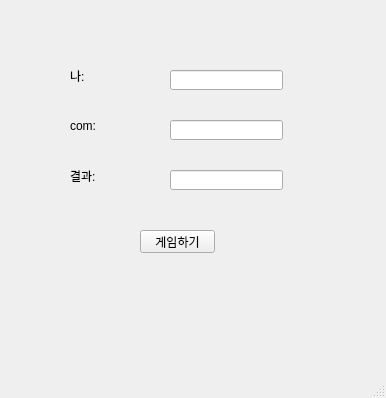
<?xml version="1.0" encoding="UTF-8"?>
<ui version="4.0">
 <class>MainWindow</class>
 <widget class="QMainWindow" name="MainWindow">
  <property name="geometry">
   <rect>
    <x>0</x>
    <y>0</y>
    <width>386</width>
    <height>398</height>
   </rect>
  </property>
  <property name="windowTitle">
   <string>MainWindow</string>
  </property>
  <widget class="QWidget" name="centralwidget">
   <widget class="QLineEdit" name="lineEdit_1">
    <property name="geometry">
     <rect>
      <x>170</x>
      <y>70</y>
      <width>113</width>
      <height>20</height>
     </rect>
    </property>
    <property name="text">
     <string/>
    </property>
   </widget>
   <widget class="QLineEdit" name="lineEdit_2">
    <property name="geometry">
     <rect>
      <x>170</x>
      <y>120</y>
      <width>113</width>
      <height>20</height>
     </rect>
    </property>
    <property name="text">
     <string/>
    </property>
   </widget>
   <widget class="QLineEdit" name="lineEdit_3">
    <property name="geometry">
     <rect>
      <x>170</x>
      <y>170</y>
      <width>113</width>
      <height>20</height>
     </rect>
    </property>
    <property name="text">
     <string/>
    </property>
   </widget>
   <widget class="QPushButton" name="btn1">
    <property name="geometry">
     <rect>
      <x>140</x>
      <y>230</y>
      <width>75</width>
      <height>23</height>
     </rect>
    </property>
    <property name="text">
     <string>게임하기</string>
    </property>
   </widget>
   <widget class="QLabel" name="label">
    <property name="geometry">
     <rect>
      <x>70</x>
      <y>70</y>
      <width>56</width>
      <height>12</height>
     </rect>
    </property>
    <property name="text">
     <string>나:</string>
    </property>
   </widget>
   <widget class="QLabel" name="label_2">
    <property name="geometry">
     <rect>
      <x>70</x>
      <y>120</y>
      <width>56</width>
      <height>12</height>
     </rect>
    </property>
    <property name="text">
     <string>com:</string>
    </property>
   </widget>
   <widget class="QLabel" name="label_3">
    <property name="geometry">
     <rect>
      <x>70</x>
      <y>170</y>
      <width>56</width>
      <height>12</height>
     </rect>
    </property>
    <property name="text">
     <string>결과:</string>
    </property>
   </widget>
  </widget>
  <widget class="QStatusBar" name="statusbar"/>
 </widget>
 <resources/>
 <connections/>
</ui>
